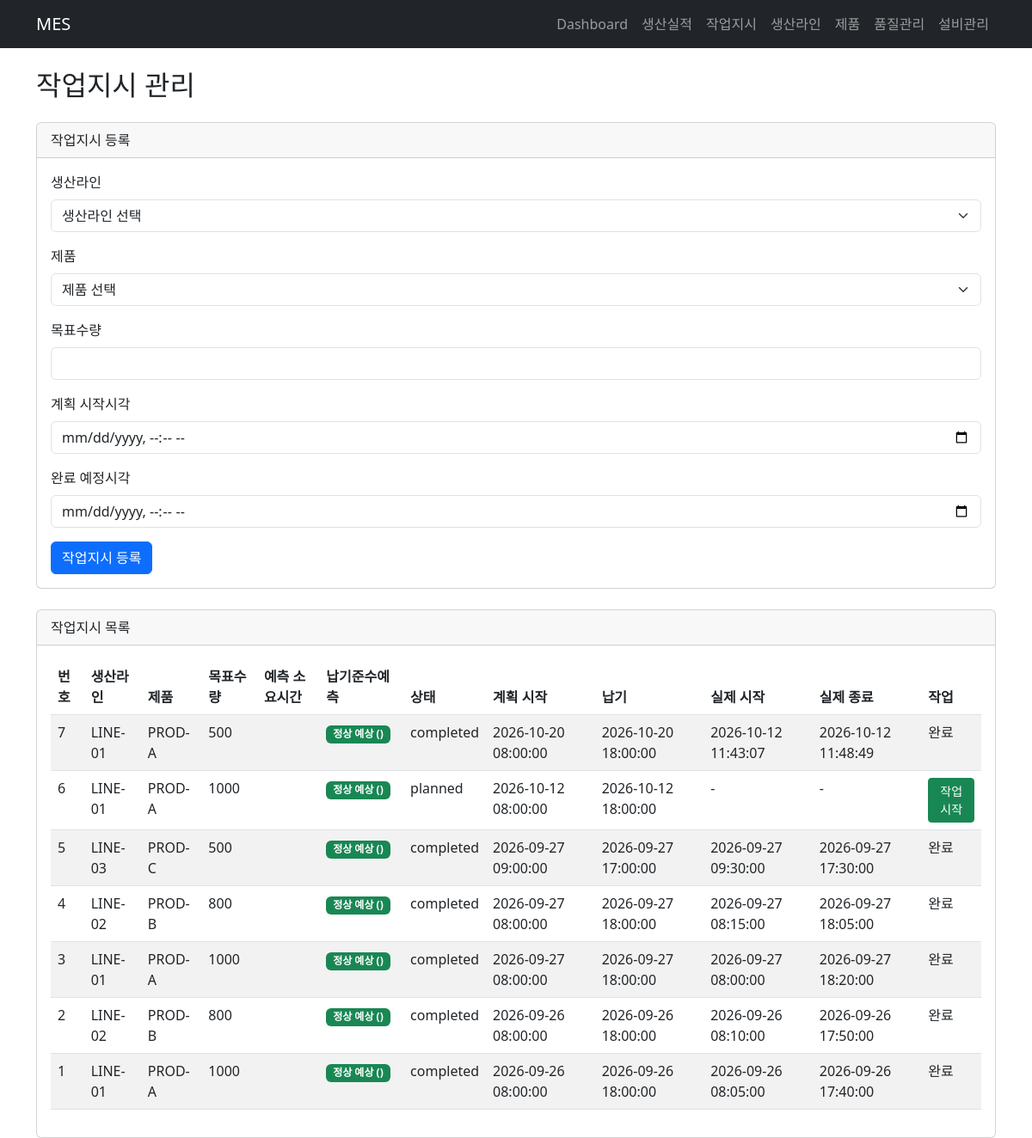
The page /work-orders on the database as committed earlier.
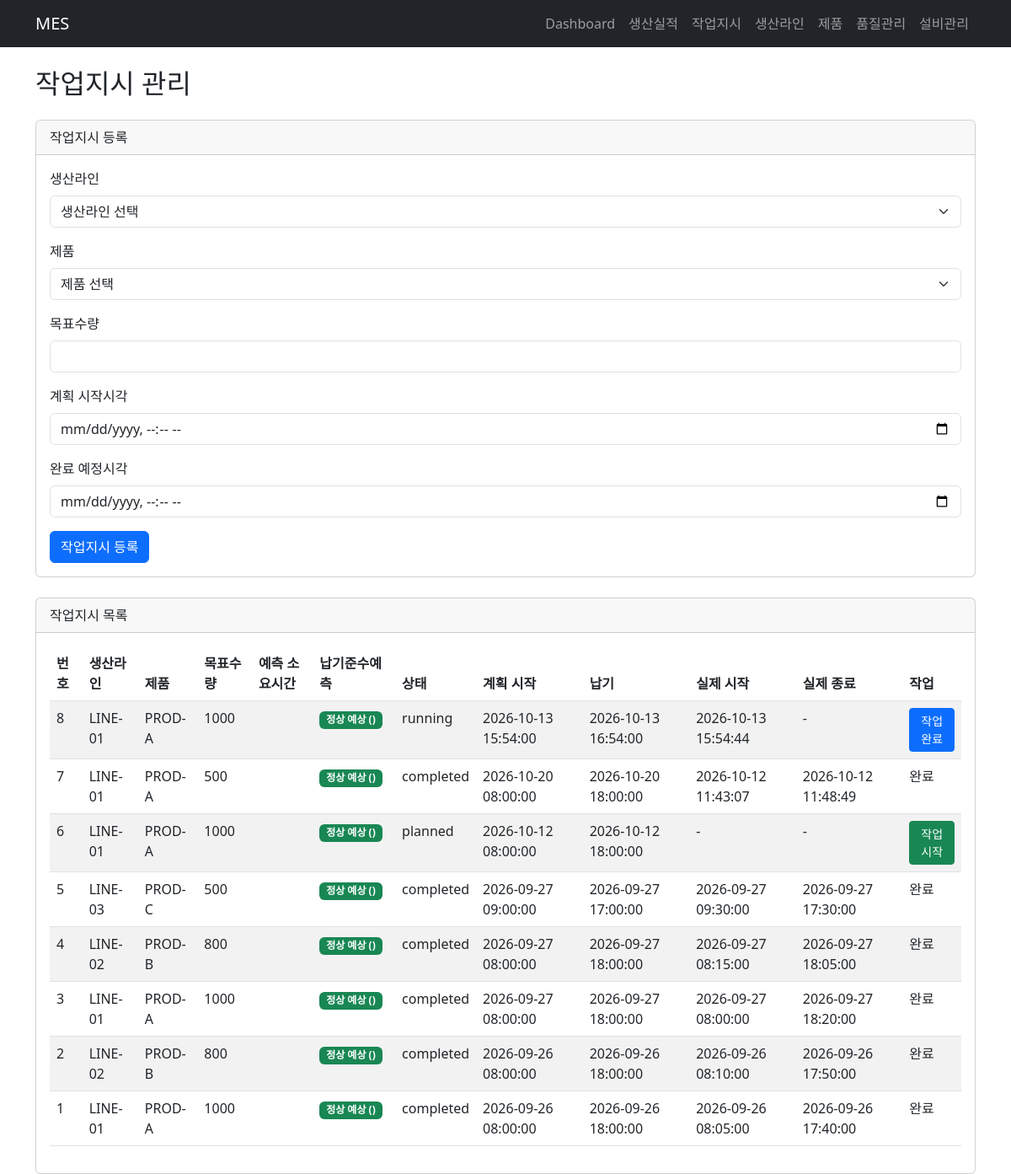
The same page on the database as committed later.
### tables this page shows
CREATE TABLE work_orders (

    work_order_id       INTEGER PRIMARY KEY AUTOINCREMENT,
    line_id             TEXT    NOT NULL,
    product_id          TEXT    NOT NULL,
    target_qty          INTEGER NOT NULL CHECK (target_qty > 0),
    status              TEXT    NOT NULL DEFAULT 'planned'
                        CHECK (status IN ('planned', 'running', 'completed')),
    planned_start_at    TEXT    NOT NULL,
    due_at              TEXT    NOT NULL,
    actual_start_at     TEXT,
    actual_end_at       TEXT,
    created_at          TEXT    NOT NULL DEFAULT (datetime('now', 'localtime')),

    FOREIGN KEY (line_id)
        REFERENCES production_lines(line_id),

    FOREIGN KEY (product_id)
        REFERENCES products(product_id)
    
);

### main.py (the view)
@app.get("/work-orders", response_class=HTMLResponse)
def work_orders_page(request: Request):
    orders = service.list_work_orders()
    lines = service.list_lines()
    products = service.list_products()
    return templates.TemplateResponse(
        request=request,
        name="orders.html",
        context={
            "orders": orders,
            "lines": lines,
            "products": products
        }
    )

### templates/orders.html (shortened to what the changed rows need)
{% extends "base.html" %}
{% block content %}
<h2 class="mb-4">작업지시 관리</h2>
<div class="card">
    <div class="card-body">
        <div class="table-responsive">
            <table class="table table-striped">
                <thead>
                    <tr>
                        <th>번호</th>
                        <th>생산라인</th>
                        <th>제품</th>
                        <th>목표수량</th>
                        <th>예측 소요시간</th>
                        <th>납기준수예측</th>
                        <th>상태</th>
                        <th>계획 시작</th>
                        <th>납기</th>
                        <th>실제 시작</th>
                        <th>실제 종료</th>
                        <th>작업</th>
                    </tr>
                </thead>
                <tbody>
                    {% for order in orders %}
                    <tr>
                        <td>{{ order.work_order_id }}</td>
                        <td>{{ order.line_id }}</td>
                        <td>{{ order.product_id }}</td>
                        <td>{{ order.target_qty }}</td>
                        <td>{{ order.predicted_duration_h }}</td>
                        <td>
                            {% if order.predicted_late is none %}
                            <span class="badge bg-secondary">-</span>
                            {% elif order.predicted_late == 1 %}
                            <span class="badge bg-danger">지연 예상 ({{order.predicted_late_probability}})</span>
                            {% else %}
                            <span class="badge bg-success">정상 예상 ({{order.predicted_late_probability}})</span>
                            {% endif %}
                        </td>
                        <td>{{ order.status }}</td>
                        <td>{{ order.planned_start_at }}</td>
                        <td>{{ order.due_at }}</td>
                        <td>{{ order.actual_start_at or '-' }}</td>
                        <td>{{ order.actual_end_at or '-' }}</td>
                        <td>
                            {% if order.status == 'planned' %}
                            <form method="post" action="/work-orders/{{ order.work_order_id }}/start">
                                <button type="submit" class="btn btn-sm btn-success">
                                    작업 시작
                                </button>
                            </form>
                            {% elif order.status == 'running' %}
                            <form method="post" action="/work-orders/{{ order.work_order_id }}/complete">
                                <button type="submit" class="btn btn-sm btn-primary">
                                    작업 완료
                                </button>
                            </form>
                            {% else %}
                            완료
                            {% endif %}
                        </td>
                    </tr>
                    {% endfor %}
                </tbody>
            </table>
        </div>
    </div>
</div>
{% endblock %}

Rows that differ between the two databases and show on the page:
added work_orders: work_order_id "8", line_id "LINE-01", product_id "PROD-A", target_qty "1000", status "running", planned_start_at "2026-10-13 15:54:00", due_at "2026-10-13 16:54:00", actual_start_at "2026-10-13 15:54:44", actual_end_at "-"
